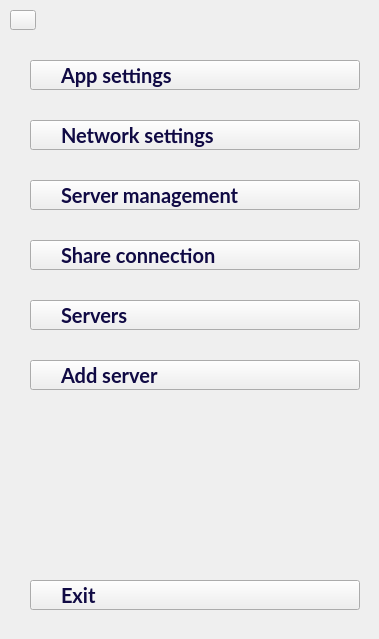
     <widget class="QWidget" name="page_general_settings">
      <property name="styleSheet">
       <string notr="true">QPushButton {
font-family: Lato;
font-style: normal;
font-weight: bold;
font-size: 20px;
line-height: 25px;
Text-align:left;
padding-left: 30px;


/* black */
color: #100A44;

background-repeat: no-repeat;
 background-position: left center;
}

QPushButton:!enabled {
color: #AAAAAA;
}</string>
      </property>
      <widget class="QPushButton" name="pushButton_back_from_general_settings">
       <property name="geometry">
        <rect>
         <x>10</x>
         <y>10</y>
         <width>26</width>
         <height>20</height>
        </rect>
       </property>
       <property name="cursor">
        <cursorShape>PointingHandCursor</cursorShape>
       </property>
       <property name="styleSheet">
        <string notr="true">QPushButton {
	image: url(:/images/arrow_right.png);
	image-position: left;
	text-align: left;
    /*font: 17pt &quot;Ancient&quot;;*/

	padding: 1px;
	image: url(:/images/arrow_left.png);
}
QPushButton:hover {
	padding: 0px;
}

</string>
       </property>
       <property name="text">
        <string/>
       </property>
      </widget>
      <widget class="QLabel" name="label_8">
       <property name="geometry">
        <rect>
         <x>10</x>
         <y>40</y>
         <width>360</width>
         <height>10</height>
        </rect>
       </property>
       <property name="styleSheet">
        <string notr="true">image: url(:/images/line.png);</string>
       </property>
       <property name="text">
        <string/>
       </property>
      </widget>
      <widget class="QPushButton" name="pushButton_general_settings_server_settings">
       <property name="geometry">
        <rect>
         <x>30</x>
         <y>180</y>
         <width>330</width>
         <height>30</height>
        </rect>
       </property>
       <property name="cursor">
        <cursorShape>PointingHandCursor</cursorShape>
       </property>
       <property name="toolTip">
        <string>Reinstall server, clear server</string>
       </property>
       <property name="styleSheet">
        <string notr="true">background-image: url(:/images/server_settings.png);</string>
       </property>
       <property name="text">
        <string>Server management</string>
       </property>
      </widget>
      <widget class="QLabel" name="label_10">
       <property name="geometry">
        <rect>
         <x>10</x>
         <y>160</y>
         <width>360</width>
         <height>10</height>
        </rect>
       </property>
       <property name="styleSheet">
        <string notr="true">image: url(:/images/line.png);</string>
       </property>
       <property name="text">
        <string/>
       </property>
      </widget>
      <widget class="QPushButton" name="pushButton_general_settings_share_connection">
       <property name="enabled">
        <bool>true</bool>
       </property>
       <property name="geometry">
        <rect>
         <x>30</x>
         <y>240</y>
         <width>330</width>
         <height>30</height>
        </rect>
       </property>
       <property name="cursor">
        <cursorShape>PointingHandCursor</cursorShape>
       </property>
       <property name="styleSheet">
        <string notr="true">background-image: url(:/images/share.png);</string>
       </property>
       <property name="text">
        <string>Share connection</string>
       </property>
      </widget>
      <widget class="QLabel" name="label_11">
       <property name="geometry">
        <rect>
         <x>10</x>
         <y>220</y>
         <width>360</width>
         <height>10</height>
        </rect>
       </property>
       <property name="styleSheet">
        <string notr="true">image: url(:/images/line.png);</string>
       </property>
       <property name="text">
        <string/>
       </property>
      </widget>
      <widget class="QLabel" name="label_14">
       <property name="geometry">
        <rect>
         <x>10</x>
         <y>620</y>
         <width>360</width>
         <height>10</height>
        </rect>
       </property>
       <property name="styleSheet">
        <string notr="true">image: url(:/images/line.png);</string>
       </property>
       <property name="text">
        <string/>
       </property>
      </widget>
      <widget class="QPushButton" name="pushButton_general_settings_exit">
       <property name="enabled">
        <bool>true</bool>
       </property>
       <property name="geometry">
        <rect>
         <x>30</x>
         <y>580</y>
         <width>330</width>
         <height>30</height>
        </rect>
       </property>
       <property name="cursor">
        <cursorShape>PointingHandCursor</cursorShape>
       </property>
       <property name="styleSheet">
        <string notr="true"/>
       </property>
       <property name="text">
        <string>Exit</string>
       </property>
      </widget>
      <widget class="QLabel" name="label_15">
       <property name="geometry">
        <rect>
         <x>10</x>
         <y>560</y>
         <width>360</width>
         <height>10</height>
        </rect>
       </property>
       <property name="styleSheet">
        <string notr="true">image: url(:/images/line.png);</string>
       </property>
       <property name="text">
        <string/>
       </property>
      </widget>
      <widget class="QPushButton" name="pushButton_general_settings_app_settings">
       <property name="geometry">
        <rect>
         <x>30</x>
         <y>60</y>
         <width>330</width>
         <height>30</height>
        </rect>
       </property>
       <property name="cursor">
        <cursorShape>PointingHandCursor</cursorShape>
       </property>
       <property name="toolTip">
        <string>Auto start, Auto connect</string>
       </property>
       <property name="styleSheet">
        <string notr="true">background-image: url(:/images/settings.png);
</string>
       </property>
       <property name="text">
        <string>App settings</string>
       </property>
      </widget>
      <widget class="QLabel" name="label_19">
       <property name="geometry">
        <rect>
         <x>10</x>
         <y>280</y>
         <width>360</width>
         <height>10</height>
        </rect>
       </property>
       <property name="styleSheet">
        <string notr="true">image: url(:/images/line.png);</string>
       </property>
       <property name="text">
        <string/>
       </property>
      </widget>
      <widget class="QLabel" name="label_21">
       <property name="geometry">
        <rect>
         <x>10</x>
         <y>100</y>
         <width>360</width>
         <height>10</height>
        </rect>
       </property>
       <property name="styleSheet">
        <string notr="true">image: url(:/images/line.png);</string>
       </property>
       <property name="text">
        <string/>
       </property>
      </widget>
      <widget class="QPushButton" name="pushButton_general_settings_network_settings">
       <property name="geometry">
        <rect>
         <x>30</x>
         <y>120</y>
         <width>330</width>
         <height>30</height>
        </rect>
       </property>
       <property name="cursor">
        <cursorShape>PointingHandCursor</cursorShape>
       </property>
       <property name="toolTip">
        <string>DNS settings</string>
       </property>
       <property name="styleSheet">
        <string notr="true">background-image: url(:/images/settings.png);
</string>
       </property>
       <property name="text">
        <string>Network settings</string>
       </property>
      </widget>
      <widget class="QPushButton" name="pushButton_general_settings_servers_list">
       <property name="geometry">
        <rect>
         <x>30</x>
         <y>300</y>
         <width>330</width>
         <height>30</height>
        </rect>
       </property>
       <property name="cursor">
        <cursorShape>PointingHandCursor</cursorShape>
       </property>
       <property name="toolTip">
        <string>Reinstall server, clear server</string>
       </property>
       <property name="styleSheet">
        <string notr="true">background-image: url(:/images/server_settings.png);</string>
       </property>
       <property name="text">
        <string>Servers</string>
       </property>
      </widget>
      <widget class="QLabel" name="label_29">
       <property name="geometry">
        <rect>
         <x>10</x>
         <y>340</y>
         <width>360</width>
         <height>10</height>
        </rect>
       </property>
       <property name="styleSheet">
        <string notr="true">image: url(:/images/line.png);</string>
       </property>
       <property name="text">
        <string/>
       </property>
      </widget>
      <widget class="QLabel" name="label_64">
       <property name="geometry">
        <rect>
         <x>10</x>
         <y>400</y>
         <width>360</width>
         <height>10</height>
        </rect>
       </property>
       <property name="styleSheet">
        <string notr="true">image: url(:/images/line.png);</string>
       </property>
       <property name="text">
        <string/>
       </property>
      </widget>
      <widget class="QPushButton" name="pushButton_general_settings_add_server">
       <property name="geometry">
        <rect>
         <x>30</x>
         <y>360</y>
         <width>330</width>
         <height>30</height>
        </rect>
       </property>
       <property name="cursor">
        <cursorShape>PointingHandCursor</cursorShape>
       </property>
       <property name="toolTip">
        <string>Add or import new server</string>
       </property>
       <property name="styleSheet">
        <string notr="true">background-image: url(:/images/plus.png);
</string>
       </property>
       <property name="text">
        <string>Add server</string>
       </property>
      </widget>
     </widget>
